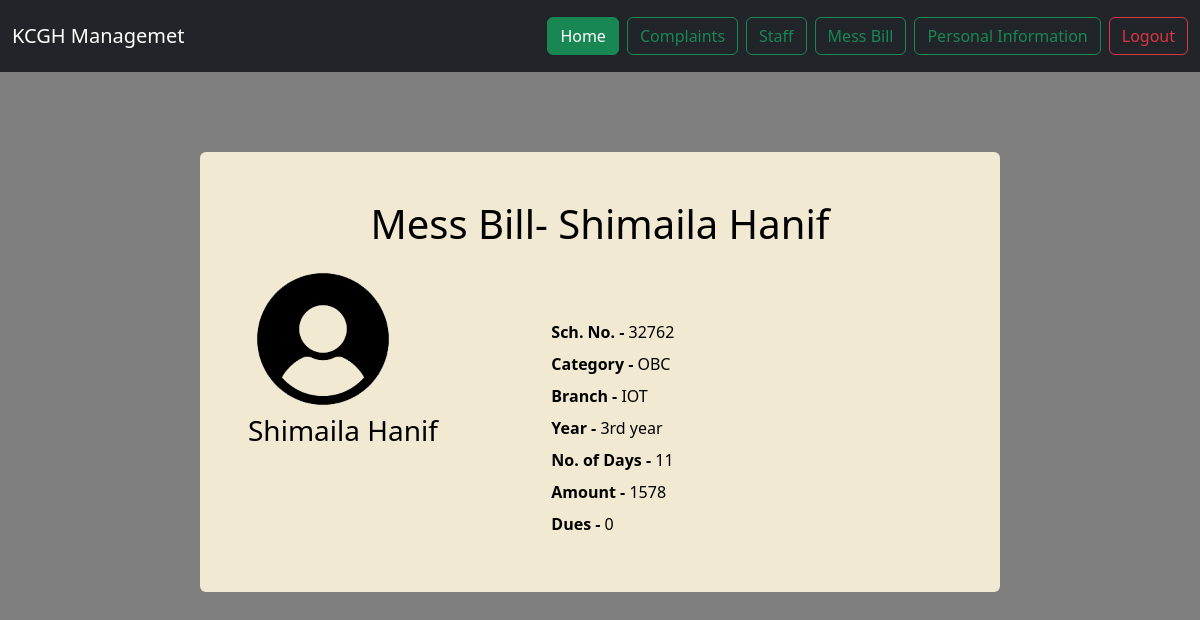
Screenshot of /messbill (signed in) with the database file from the repository.
### mess/models.py (models this page shows, shortened)
class MessBill(models.Model):
    user = models.ForeignKey(User, on_delete=models.CASCADE, null=True, blank=True)
    name = models.CharField(max_length=50)
    sch_no = models.IntegerField()
    category = models.CharField(max_length=15)
    branch = models.CharField(max_length=15)
    year = models.IntegerField()
    number_of_days = models.IntegerField(default=10)
    total_amount = models.IntegerField()
    dues = models.IntegerField(default= 0)
    month_year = models.CharField(max_length=7, default=datetime.now().strftime("%Y-%m"))

### mess/views.py (the view)
# urls.py: path("messbill", views.messbill, name="messbill"),
@login_required
def messbill(request):
    mess_bill = MessBill.objects.filter(user=request.user).first()
    return render(request, "messbill.html", {'mess_bill': mess_bill, 'user': request.user})

### mess/templates/messBill.html (shortened to what this page needs)
{% extends "base.html" %}
{% load static%}
{% block body %}
{% include "components/navbar.html" %}
<div class="d-flex justify-content-center align-items-start" style="height: 80vh; margin-top: 80px;">
    <div class="container text-white p-5 rounded"
        style="background: #f1e9d2; color: black !important; max-width: 800px;">
        <h1 class="text-center" style="color: black;">Mess Bill- {{mess_bill.name}}</h1>
        <div class="row mt-3">
            <div class="col-md-5 ">
                <img src="/static/images/images-removebg-preview.png " class="p-0 m-0 " alt="Logo"
                    style="height: 150px; align-items: center;">
                <h3>{{mess_bill.name}}</h3>
            </div>
            <div class="col-md-7 mt-5 align-items-center">
                <div class="my-2">
                    <strong>Sch. No. - </strong>
                    <p class="d-inline">{{mess_bill.sch_no}}</p>
                </div>
                <div class="my-2">
                    <strong>Category - </strong>
                    <p class="d-inline">{{mess_bill.category}}</p>
                </div>
                <div class="my-2">
                    <strong>Branch - </strong>
                    <p class="d-inline">{{mess_bill.branch}}</p>
                </div>
                <div class="my-2">
                    <strong>Year - </strong>
                    <p class="d-inline">{{mess_bill.year}}rd year</p>
                </div>
                <div class="my-2">
                    <strong>No. of Days - </strong>
                    <p class="d-inline">{{mess_bill.number_of_days}}</p>
                </div>
                <div class="my-2">
                    <strong>Amount - </strong>
                    <p class="d-inline">{{mess_bill.total_amount}}</p>
                </div>
                <div class="my-2">
                    <strong>Dues - </strong>
                    <p class="d-inline">{{mess_bill.dues}}</p>
                </div>
            </div>
        </div>
    </div>
</div>
{% endblock %}

### rows the page displays
MessBill: name "Shimaila Hanif", sch_no "32762", category "OBC", branch "IOT", year "3", number_of_days "11", total_amount "1578", dues "0"
